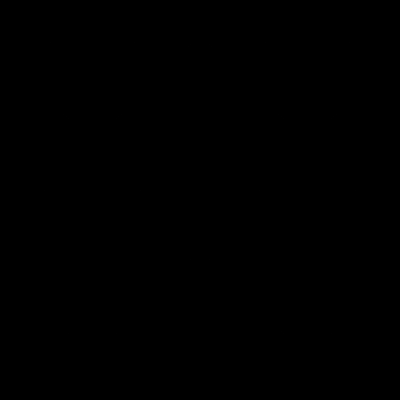
Frame 1 (no input)
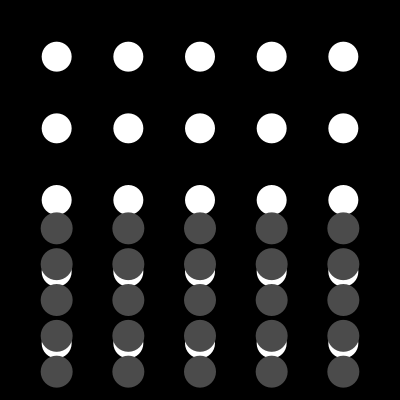
Frame 60 (the mouse pressed at the canvas centre just before this capture)
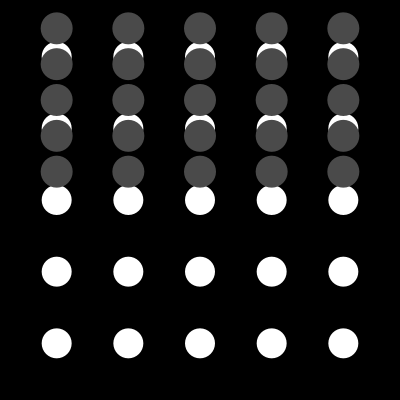
Frame 120 (the mouse held since frame 60 and released just before this capture)

The Processing sketch that drew these frames (run headless with seeded random() and noise(); from frame 60 on, the mouse is pressed at the canvas centre):

// Processing sketch: processing_156537
// ── processing_156537.pde

float cols; 
float diam; 
float gap; 
PVector m; 

void setup() {
  size(400, 400); 
  background(255); 
  noStroke(); 
  smooth(); 

  cols = 5; 
  diam = 30; 
  gap = (width - cols*diam) / (cols + 1); 
  m = new PVector(width/2, height/2);
}

void draw() {
  background(0); 

  float factor = (cos(radians(frameCount))); 
  PVector s, k, g; 

  fill(255); 
  for (float y = gap+diam/2; y < height; y += gap+diam) {
    for (float x = gap+diam/2; x < width; x += gap+diam) {
      fill(255); 
      ellipse(x, y, diam, diam); 
    }
  }

  fill(0); 
  float ymax; 
  for (float y = gap+diam/2; y < height; y += gap+diam) {
    for (float x = gap+diam/2; x < width; x += gap+diam) {
      if (factor >= 0) {
        ymax = height;
      } else {
        ymax = 0;         
      }
      s = new PVector(x, y); 
      g = new PVector(x, ymax); 
      k = PVector.lerp(s, g, 1 - abs(factor));
      fill(lerp(0, 150, 1-abs(factor))); 
      ellipse(k.x, k.y, diam+2, diam+2);
    }
  }
}
